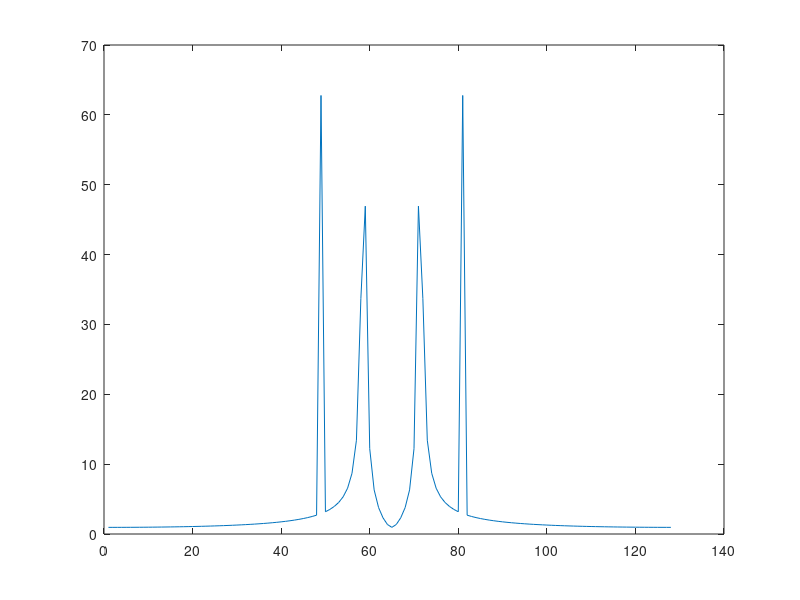

Recreate this plot in MATLAB.
L1 = 8; 
L2 = 20; 
w1 = 2*pi/L1;
w2 = 2*pi/L2;

N = 128; 
x = 1:N;

f = cos(w1*x) +cos(w2*x);

stem(x,f);

f = fftshift(abs(fft(f))); 
plot(f); 